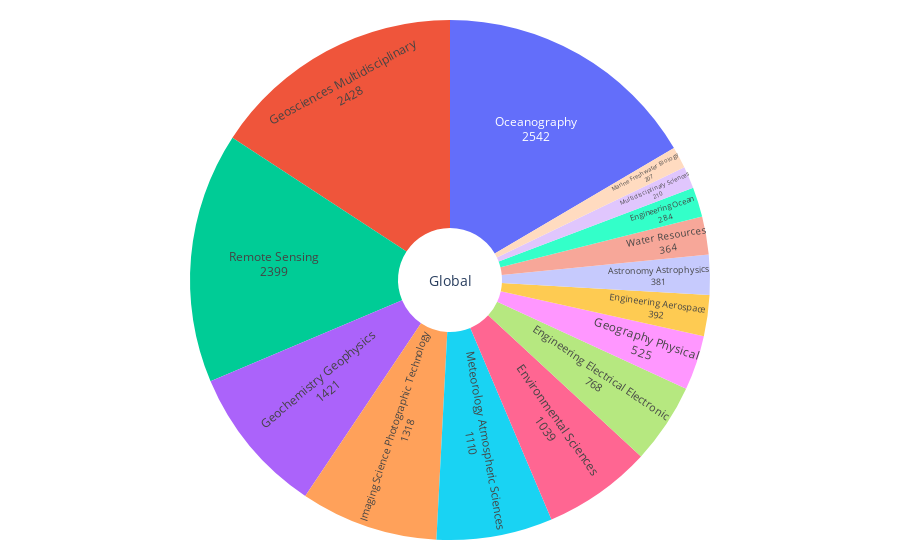

This figure's notebook cell:
### Code cell
# import plotly.express as px

fig = px.pie(df1, values=df1['Record Count'], names=df1['Web of Science Categories'],
             # title='Population of American continent',
            )

fig.update_traces(textposition='inside',textinfo='label+value',showlegend=False,opacity=1,pull=0.00,hole=0.2)
# fig.update_layout(uniformtext_minsize=9, uniformtext_mode='hide')

fig.update_layout(
    margin=dict(l=20, r=20, t=20, b=20),  # 上下左右的边距大小
    paper_bgcolor="white",  # 颜色
)

fig.update_layout(
    # title_text="Global Emissions 1990-2011",
    # Add annotations in the center of the donut pies.
    annotations=[dict(text='Global', x=.5, y=0.5, font_size=14, showarrow=False)])

fig.show()

### Figure 1 — Plotly figure (JSON) as saved in the notebook; plotly's stock layout.template omitted (floating-point values rounded to 4 significant figures)
{"data": [{"domain": {"x": [0, 1], "y": [0, 1]}, "hole": 0.2, "hovertemplate": "Web of Science Categories=%{label}<br>Record Count=%{value}<extra></extra>", "labels": ["Oceanography", "Geosciences Multidisciplinary", "Remote Sensing", "Geochemistry Geophysics", "Imaging Science Photographic Technology", "Meteorology Atmospheric Sciences", "Environmental Sciences", "Engineering Electrical Electronic", "Geography Physical", "Engineering Aerospace", "Astronomy Astrophysics", "Water Resources", "Engineering Ocean", "Multidisciplinary Sciences", "Marine Freshwater Biology", "Other Categories", "Other Categories", "Other Categories", "Other Categories", "Other Categories", "Other Categories", "Other Categories", "Other Categories", "Other Categories", "Other Categories", "Other Categories", "Other Categories", "Other Categories", "Other Categories", "Other Categories", "Other Categories", "Other Categories", "Other Categories", "Other Categories", "Other Categories", "Other Categories", "Other Categories", "Other Categories", "Other Categories", "Other Categories", "Other Categories", "Other Categories", "Other Categories", "Other Categories", "Other Categories", "Other Categories", "Other Categories", "Other Categories", "Other Categories", "Other Categories", "Other Categories", "Other Categories", "Other Categories", "Other Categories", "Other Categories", "Other Categories", "Other Categories", "Other Categories", "Other Categories", "Other Categories", "Other Categories", "Other Categories", "Other Categories", "Other Categories", "Other Categories", "Other Categories", "Other Categories", "Other Categories", "Other Categories", "Other Categories", "Other Categories", "Other Categories", "Other Categories", "Other Categories", "Other Categories", "Other Categories", "Other Categories", "Other Categories", "Other Categories", "Other Categories", "Other Categories", "Other Categories", "Other Categories", "Other Categories", "Other Categories", "Other Categories", "Other Categories", "Other Categories", "Other Categories", "Other Categories", "Other Categories", "Other Categories", "Other Categories", "Other Categories", "Other Categories", "Other Categories", "Other Categories", "Other Categories"], "legendgroup": "", "name": "", "opacity": 1, "pull": 0, "showlegend": false, "textinfo": "label+value", "textposition": "inside", "type": "pie", "values": [2542, 2428, 2399, 1421, 1318, 1110, 1039, 768, 525, 392, 381, 364, 284, 210, 207, "0", "0", "0", "0", "0", "0", "0", "0", "0", "0", "0", "0", "0", "0", "0", "0", "0", "0", "0", "0", "0", "0", "0", "0", "0", "0", "0", "0", "0", "0", "0", "0", "0", "0", "0", "0", "0", "0", "0", "0", "0", "0", "0", "0", "0", "0", "0", "0", "0", "0", "0", "0", "0", "0", "0", "0", "0", "0", "0", "0", "0", "0", "0", "0", "0", "0", "0", "0", "0", "0", "0", "0", "0", "0", "0", "0", "0", "0", "0", "0", "0", "0", "0"]}], "layout": {"annotations": [{"font": {"size": 14}, "showarrow": false, "text": "Global", "x": 0.5, "y": 0.5}], "autosize": true, "legend": {"tracegroupgap": 0}, "margin": {"b": 20, "l": 20, "r": 20, "t": 20}, "paper_bgcolor": "white"}}
